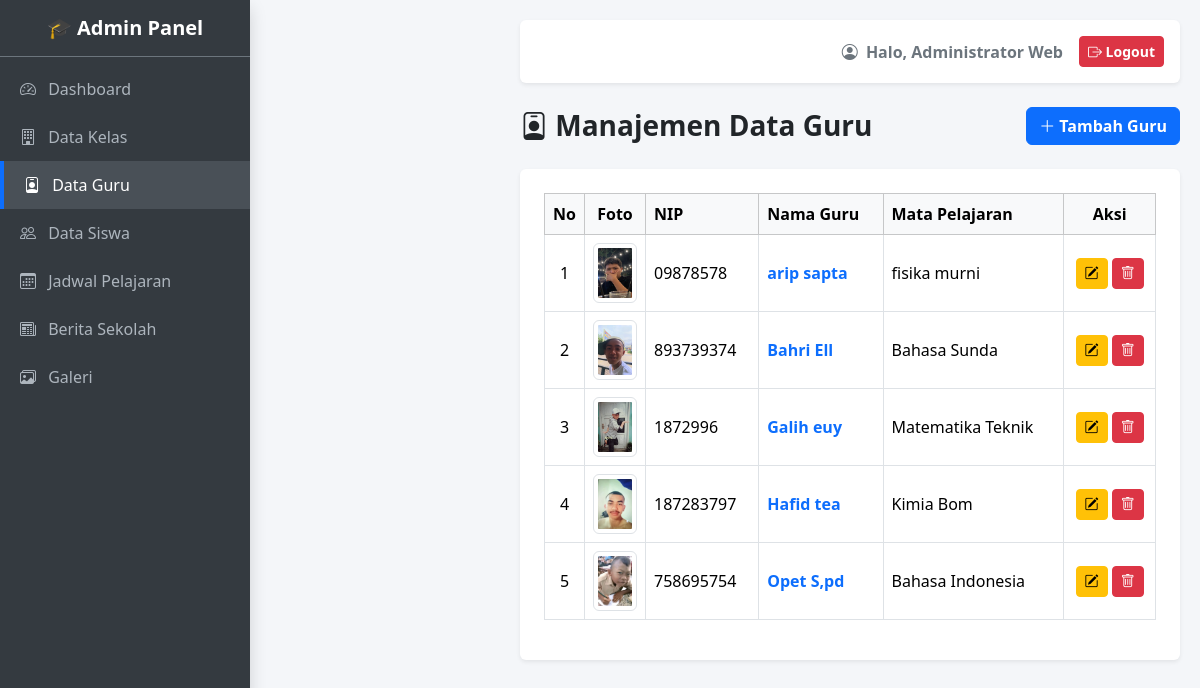
Screenshot of /admin/guru.php (signed in) with the database file from the repository.
### tables this page shows
CREATE TABLE `guru` (
  `id` int NOT NULL,
  `nip` varchar(20) NOT NULL,
  `nama` varchar(100) NOT NULL,
  `mapel` varchar(100) NOT NULL,
  `foto` varchar(255) DEFAULT NULL
);

### admin/guru.php (the view, shortened to what this page needs)
<?php
include 'includes/header.php';
?>
<div class="d-flex justify-content-between align-items-center mb-4">
    <h3 class="fw-bold mb-0 text-dark"><i class="bi bi-person-badge"></i> Manajemen Data Guru</h3>
    <button type="button" class="btn btn-primary fw-bold" data-bs-toggle="modal" data-bs-target="#modalTambah">
        <i class="bi bi-plus-lg"></i> Tambah Guru
    </button>
</div>
<div class="card border-0 shadow-sm">
    <div class="card-body p-4">
        <div class="table-responsive">
            <table class="table table-hover table-bordered align-middle">
                <thead class="table-light">
                    <tr>
                        <th width="5%" class="text-center">No</th>
                        <th width="10%" class="text-center">Foto</th>
                        <th>NIP</th>
                        <th>Nama Guru</th>
                        <th>Mata Pelajaran</th>
                        <th width="15%" class="text-center">Aksi</th>
                    </tr>
                </thead>
                <tbody>
                    <?php
                    $no = 1;
                    $query_tampil = mysqli_query($koneksi, "SELECT * FROM guru ORDER BY nama ASC");
                    if (mysqli_num_rows($query_tampil) > 0) {
                        while ($data = mysqli_fetch_array($query_tampil)) {
                    ?>
                    <tr>
                        <td class="text-center"><?= $no++; ?></td>
                        <td class="text-center">
                            <?php if ($data['foto'] != ""): ?>
                                <img src="../uploads/<?= $data['foto']; ?>" alt="Foto" class="img-thumbnail" style="width: 60px; height: 60px; object-fit: cover;">
                            <?php else: ?>
                                <img src="https://ui-avatars.com/api/?name=<?= urlencode($data['nama']); ?>&background=random" class="img-thumbnail" style="width: 60px; height: 60px;">
                            <?php endif; ?>
                        </td>
                        <td><?= htmlspecialchars($data['nip']); ?></td>
                        <td class="fw-bold text-primary"><?= htmlspecialchars($data['nama']); ?></td>
                        <td><?= htmlspecialchars($data['mapel']); ?></td>
                        <td class="text-center">
                            <button class="btn btn-warning btn-sm" data-bs-toggle="modal" data-bs-target="#modalEdit<?= $data['id']; ?>">
                                <i class="bi bi-pencil-square"></i>
                            </button>
                            <a href="guru.php?hapus=<?= $data['id']; ?>" class="btn btn-danger btn-sm" onclick="return confirm('Yakin ingin menghapus Bapak/Ibu <?= $data['nama']; ?>?')">
                                <i class="bi bi-trash"></i>
                            </a>
                        </td>
                    </tr>
                    <?php
                        }
                    } else {
                    ?>
                        <tr>
                            <td colspan="6" class="text-center text-muted py-4">Belum ada data guru yang ditambahkan.</td>
                        </tr>
                    <?php } ?>
                </tbody>
            </table>
        </div>
    </div>
</div>
<?php
include 'includes/footer.php';
?>

### admin/includes/header.php (style rules this page uses)
body { min-height: 100vh; display: flex; flex-direction: column; background-color: #f4f6f9; }

### rows the page displays
guru: foto (picture), nip "09878578", nama "arip sapta", mapel "fisika murni"
guru: foto (picture), nip "893739374", nama "Bahri Ell", mapel "Bahasa Sunda"
guru: foto (picture), nip "1872996", nama "Galih euy", mapel "Matematika Teknik"
guru: foto (picture), nip "187283797", nama "Hafid tea", mapel "Kimia Bom"
guru: foto (picture), nip "758695754", nama "Opet S,pd", mapel "Bahasa Indonesia"

### other values shown
$_SESSION['nama_lengkap'] "Administrator Web"
